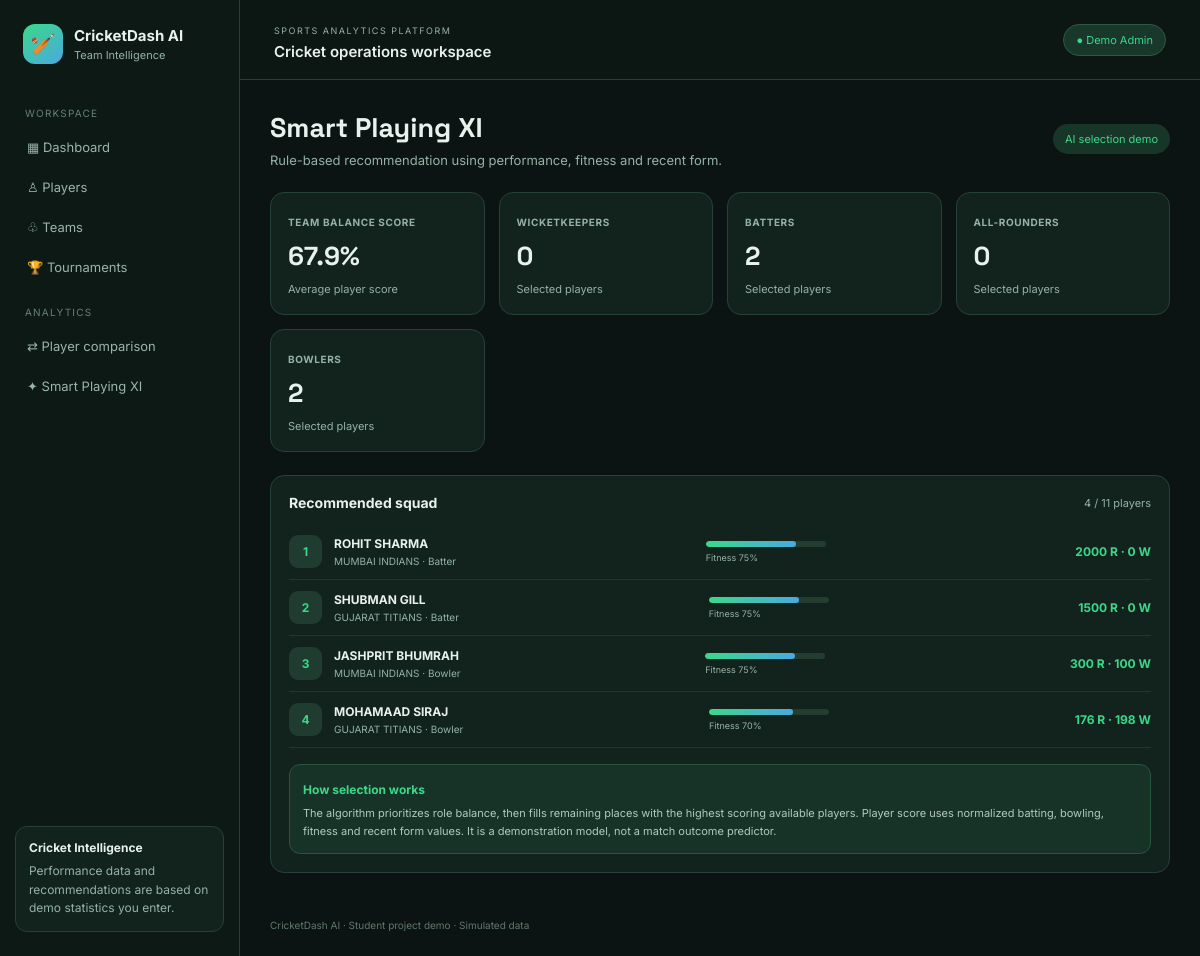
The app's page /playing-xi/ with its own data.
### core/models.py (models this page shows, shortened)
class Player(models.Model):
    ROLE_CHOICES = [('Batter','Batter'),('Bowler','Bowler'),('All-rounder','All-rounder'),('Wicketkeeper','Wicketkeeper')]
    name = models.CharField(max_length=100)
    age = models.PositiveIntegerField(default=20)
    jersey_number = models.PositiveIntegerField(default=0)
    team = models.ForeignKey(Team, on_delete=models.SET_NULL, null=True, blank=True, related_name='players')
    role = models.CharField(max_length=20, choices=ROLE_CHOICES, default='Batter')
    batting_style = models.CharField(max_length=50, blank=True)
    bowling_style = models.CharField(max_length=50, blank=True)
    matches = models.PositiveIntegerField(default=0)
    runs = models.PositiveIntegerField(default=0)
    batting_average = models.FloatField(default=0)
    strike_rate = models.FloatField(default=0)
    wickets = models.PositiveIntegerField(default=0)
    economy = models.FloatField(default=0)
    fitness = models.PositiveIntegerField(default=75)
    recent_form = models.PositiveIntegerField(default=75)
    catches = models.PositiveIntegerField(default=0)

class Team(models.Model):
    name = models.CharField(max_length=100, unique=True)
    coach = models.CharField(max_length=100, blank=True)
    captain = models.CharField(max_length=100, blank=True)
    city = models.CharField(max_length=100, blank=True)
    def __str__(self): return self.name

### core/views.py (the view)
def playing_xi(request):
    pool=list(Player.objects.all())
    wicketkeepers=sorted([p for p in pool if p.role=='Wicketkeeper'],key=score,reverse=True)
    batters=sorted([p for p in pool if p.role=='Batter'],key=score,reverse=True)
    allrounders=sorted([p for p in pool if p.role=='All-rounder'],key=score,reverse=True)
    bowlers=sorted([p for p in pool if p.role=='Bowler'],key=score,reverse=True)
    selected=[]
    def add_from(items,limit):
        for p in items:
            if p not in selected and len(selected)<11 and limit>0: selected.append(p); limit-=1
    add_from(wicketkeepers,1); add_from(batters,4); add_from(allrounders,2); add_from(bowlers,3)
    remaining=sorted([p for p in pool if p not in selected],key=score,reverse=True)
    add_from(remaining,11-len(selected))
    selected=sorted(selected,key=score,reverse=True)
    return render(request,'core/playing_xi.html',{'selected':selected,'team_score':round(sum(score(p) for p in selected)/len(selected),1) if selected else 0,'roles':{'Wicketkeepers':sum(p.role=='Wicketkeeper' for p in selected),'Batters':sum(p.role=='Batter' for p in selected),'All-rounders':sum(p.role=='All-rounder' for p in selected),'Bowlers':sum(p.role=='Bowler' for p in selected)}})

### core/views.py (called while the page is built)
def score(player):
    bat=min(player.batting_average/60*100,100)*.30 + min(player.strike_rate/180*100,100)*.25 + player.recent_form*.20 + player.fitness*.15
    bowl=min(player.wickets/25*100,100)*.25 + (max(0,100-player.economy*10) if player.economy else 0)*.20 + player.fitness*.15
    if player.role=='Bowler': return min(100,bowl + min(player.recent_form,100)*.20 + min(player.batting_average/50*100,100)*.20)
    if player.role=='All-rounder': return min(100,bat*.55+bowl*.45)
    if player.role=='Wicketkeeper': return min(100,bat+player.fitness*.10)
    return min(100,bat+player.fitness*.10)

### core/templates/core/playing_xi.html
{% extends 'core/base.html' %}{% block content %}<div class="page-title"><div><h1>Smart Playing XI</h1><p>Rule-based recommendation using performance, fitness and recent form.</p></div><span class="badge-green">AI selection demo</span></div><div class="stats"><div class="stat"><small>TEAM BALANCE SCORE</small><strong>{{team_score}}%</strong><span>Average player score</span></div>{% for role,count in roles.items %}<div class="stat"><small>{{role|upper}}</small><strong>{{count}}</strong><span>Selected players</span></div>{% endfor %}</div><div class="panel"><div class="panel-head"><h3>Recommended squad</h3><span class="subtle">{{selected|length}} / 11 players</span></div>{% for p in selected %}<div class="list-row"><span class="avatar">{{forloop.counter}}</span><div class="row-name"><b>{{p.name}}</b><small>{{p.team|default:'Unassigned'}} · {{p.role}}</small></div><div class="scorebar"><div class="scoretrack"><span style="width:{{p.fitness}}%"></span></div><small>Fitness {{p.fitness}}%</small></div><strong class="number">{{p.runs}} R · {{p.wickets}} W</strong></div>{% empty %}<p class="empty">Add players with stats first to generate a lineup.</p>{% endfor %}<div class="highlight"><b>How selection works</b><p>The algorithm prioritizes role balance, then fills remaining places with the highest scoring available players. Player score uses normalized batting, bowling, fitness and recent form values. It is a demonstration model, not a match outcome predictor.</p></div></div>{% endblock %}

### core/static/core/style.css (style rules this page uses)
:root { --bg:#0b1412;--panel:#12231e;--panel2:#172d26;--line:#264139;--text:#e8f1ec;--muted:#94b2a5;--green:#3bd889;--blue:#4aa9e0;--gold:#d7b65c;--red:#ee7464 }
* { box-sizing:border-box }
body { margin:0;background:var(--bg);color:var(--text);font-family:Inter,Arial,sans-serif }
.page-title { display:flex;align-items:center;justify-content:space-between;gap:20px;margin-bottom:24px;flex-wrap:wrap }
.page-title h1 { font-family:'Space Grotesk',Inter,sans-serif;font-size:27px;margin:0 }
.page-title p { color:var(--muted);font-size:13px;margin:7px 0 0 }
.stats { display:grid;grid-template-columns:repeat(4,1fr);gap:14px;margin-bottom:23px }
.stat { background:var(--panel);border:1px solid var(--line);border-radius:14px;padding:17px }
.stat small { color:var(--muted);font-size:10px;font-weight:700;letter-spacing:.6px }
.stat strong { display:block;font-family:'Space Grotesk',sans-serif;font-size:26px;margin:9px 0 4px }
.stat span { color:var(--muted);font-size:11px }
.panel { background:var(--panel);border:1px solid var(--line);border-radius:14px;padding:18px;margin-bottom:16px }
.panel-head { display:flex;align-items:center;justify-content:space-between;gap:12px;margin-bottom:13px }
.panel-head h3,.form-panel h3 { font-size:14px;margin:0 }
.list-row { display:flex;align-items:center;gap:12px;padding:11px 0;border-bottom:1px solid #20382e }
.avatar { width:33px;height:33px;display:grid;place-items:center;border-radius:9px;background:#203b2f;color:var(--green);font-weight:700;font-size:12px;flex-shrink:0 }
.row-name { min-width:0 }
.row-name b { font-size:12px;display:block }
.row-name small { font-size:10px;color:var(--muted);display:block;margin-top:4px }
.number { margin-left:auto;font-size:12px;color:var(--green);white-space:nowrap }
.highlight { background:#173328;border:1px solid #28563f;border-radius:11px;padding:13px;margin-top:16px }
.highlight b { font-size:12px;color:var(--green) }
.highlight p { font-size:11px;color:#b2c9bc;line-height:1.6;margin:7px 0 0 }
.badge-green { color:var(--green);font-size:11px;background:#183628;padding:8px 12px;border-radius:20px }
.scorebar { width:120px;margin-left:auto }
.scoretrack { height:6px;background:#233d30;border-radius:8px;overflow:hidden }
.scoretrack span { height:100%;display:block;background:linear-gradient(90deg,var(--green),var(--blue));border-radius:8px }
.scorebar small { display:block;font-size:9px;color:var(--muted);margin-top:5px }
.subtle { font-size:11px;color:var(--muted) }

### records on screen
Player: name "ROHIT SHARMA", team "MUMBAI INDIANS", role "Batter", fitness "75", runs "2000", wickets "0"
Player: name "SHUBMAN GILL", team "GUJARAT TITIANS", role "Batter", fitness "75", runs "1500", wickets "0"
Player: name "JASHPRIT BHUMRAH", team "MUMBAI INDIANS", role "Bowler", fitness "75", runs "300", wickets "100"
Player: name "MOHAMAAD SIRAJ", team "GUJARAT TITIANS", role "Bowler", fitness "70", runs "176", wickets "198"

### other values on screen
{{ team_score }} "67.9"
{{ role|upper }} "WICKETKEEPERS" "BATTERS" "ALL-ROUNDERS" "BOWLERS"
{{ count }} "0" "2" "0" "2"
{{ selected|length }} "4"
